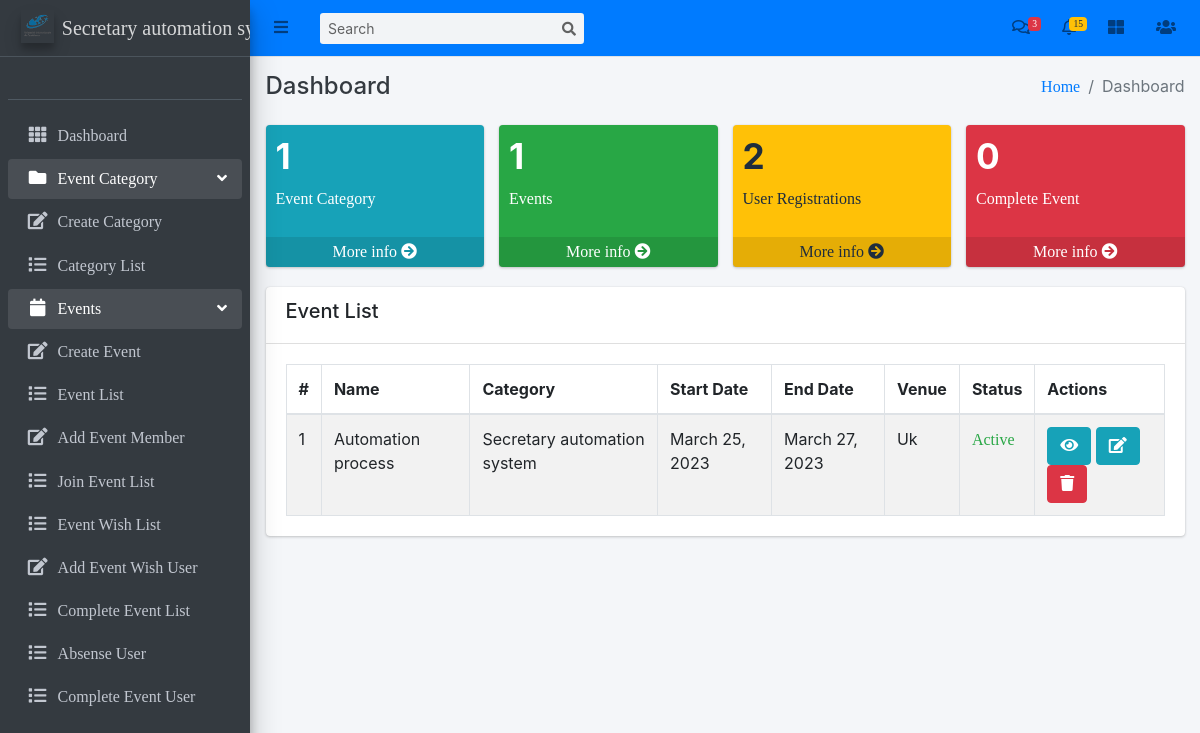
The app's page / (signed in) with its own data.
### events/models.py (models this page shows, shortened)
class Event(models.Model):
    category = models.ForeignKey(EventCategory, on_delete=models.CASCADE)
    name = models.CharField(max_length=255, unique=True)
    uid = models.PositiveIntegerField(unique=True)
    description = RichTextUploadingField()
    job_category = models.ForeignKey(JobCategory, on_delete=models.CASCADE, null=True, blank=True)
    select_scheduled_status = (
        ('yet to scheduled', 'Yet to Scheduled'),
        ('scheduled', 'Scheduled')
    )
    scheduled_status = models.CharField(max_length=25, choices=select_scheduled_status)
    venue = models.CharField(max_length=255)
    start_date = models.DateField()
    end_date = models.DateField()
    location = LocationField(null=True, blank=True)
    points = models.PositiveIntegerField(null=True, blank=True)
    maximum_attende = models.PositiveIntegerField(null=True, blank=True)
    created_user = models.ForeignKey('auth.User', on_delete=models.CASCADE, blank=True, null=True, related_name='event_created_user')
    updated_user = models.ForeignKey('auth.User', on_delete=models.CASCADE, blank=True, null=True, related_name='event_updated_user')
    created_date = models.DateField(auto_now_add=True)
    updated_date = models.DateField(auto_now_add=True)
    status_choice = (
        ('disabled', 'Disabled'),
        ('active', 'Active'),
        ('deleted', 'Deleted'),
        ('time out', 'Time Out'),
        ('completed', 'Completed'),
        ('cancel', 'Cancel'),
    )
    status = models.CharField(choices=status_choice, max_length=10)

class EventCategory(models.Model):
    name = models.CharField(max_length=255, unique=True)
    code = models.CharField(max_length=6, unique=True)
    image = models.ImageField(upload_to='event_category/')
    priority = models.IntegerField(unique=True)
    created_user = models.ForeignKey('auth.User', on_delete=models.CASCADE, related_name='created_user')
    updated_user = models.ForeignKey('auth.User', on_delete=models.CASCADE, related_name='updated_user')
    created_date = models.DateField(auto_now_add=True)
    updated_date = models.DateField(auto_now_add=True)
    status_choice = (
        ('disabled', 'Disabled'),
        ('active', 'Active'),
        ('deleted', 'Deleted'),
        ('blocked', 'Blocked'),
        ('completed', 'Completed'),
    )
    status = models.CharField(choices=status_choice, max_length=10)
    def __str__(self):
        return self.name

### event_management/views.py (the view)
# urls.py: path('', dashboard, name='dashboard'),
@login_required(login_url='login')
def dashboard(request):
    user = User.objects.count()
    event_ctg = EventCategory.objects.count()
    event = Event.objects.count()
    complete_event = Event.objects.filter(status='completed').count()
    events = Event.objects.all()
    context = {
        'user': user,
        'event_ctg': event_ctg,
        'event': event,
        'complete_event': complete_event,
        'events': events
    }
    return render(request, 'dashboard.html', context)

### templates/dashboard.html (shortened to what this page needs)
{% extends 'base/base.html' %}
{% block breadcrumb %}Dashboard{% endblock breadcrumb %}
{% block content %}
<div class="row">
    <div class="col-lg-3 col-6">
      <div class="small-box bg-info">
        <div class="inner">
          {% if event_ctg %}
            <h3>{{ event_ctg }}</h3>
          {% else %}
            <h3>0</h3>
          {% endif %}
          <p>Event Category</p>
        </div>
        <a href="{% url 'event-category-list' %}" class="small-box-footer">More info <i class="fas fa-arrow-circle-right"></i></a>
      </div>
    </div>
    <div class="col-lg-3 col-6">
      <div class="small-box bg-success">
        <div class="inner">
          {% if event %}
            <h3>{{ event }}</h3>
          {% else %}
            <h3>0</h3>
          {% endif %}
          <p>Events</p>
        </div>
        <a href="{% url 'event-list' %}" class="small-box-footer">More info <i class="fas fa-arrow-circle-right"></i></a>
      </div>
    </div>
    <div class="col-lg-3 col-6">
      <div class="small-box bg-warning">
        <div class="inner">
          {% if user %}
            <h3>{{ user }}</h3>
          {% else %}
            <h3>0</h3>
          {% endif %}
          <p>User Registrations</p>
        </div>
        <a href="#" class="small-box-footer">More info <i class="fas fa-arrow-circle-right"></i></a>
      </div>
    </div>
    <div class="col-lg-3 col-6">
      <div class="small-box bg-danger">
        <div class="inner">
          {% if complete_event %}
            <h3>{{ complete_event }}</h3>
          {% else %}
          <h3>0</h3>
          {% endif %}
          <p>Complete Event</p>
        </div>
        <a href="{% url 'complete-event' %}" class="small-box-footer">More info <i class="fas fa-arrow-circle-right"></i></a>
      </div>
    </div>
  </div>
  <div class="row">
    <div class="col-md-12">
        <div class="card">
            <div class="card-header">
                <div class="row">
                    <div class="col-md-5">
                        <h5>Event List</h5>
                    </div>
                </div>
            </div>
            <div class="card-body">
                  <table class="table table-striped table-bordered datatable dataTable no-footer" id="DataTables_Table_0" role="grid" aria-describedby="DataTables_Table_0_info" style="border-collapse: collapse !important">
                    <thead>
                        <tr role="row">
                            <th>#</th>
                            <th>Name</th>
                            <th>Category</th>
                            <th>Start Date</th>
                            <th>End Date</th>
                            <th>Venue</th>
                            <th>Status</th>
                            <th>Actions</th>
                        </tr>
                    </thead>
                    <tbody>
                        {% for event in events %}
                          <tr>
                              <td>{{ forloop.counter }}</td>
                              <td>{{ event.name|capfirst }}</td>
                              <td>{{ event.category }}</td>
                              <td>{{ event.start_date }}</td>
                              <td>{{ event.end_date }}</td>
                              <td>{{ event.venue|capfirst }}</td>
                              <td>
                                  {% if event.status == 'active' %}
                                    <a href="{% url 'update-event-status' event.id %}" class="text-success">{{ event.status|title }}</a>
                                  {% elif event.status == 'completed' %}
                                    <a href="{% url 'update-event-status' event.id %}" class="text-primary">{{ event.status|title }}</a>
                                  {% else %}
                                    <a href="{% url 'update-event-status' event.id %}" class="text-danger">{{ event.status|title }}</a>
                                  {% endif %}
                              </td>
                              <td>
                                  <a class="btn btn-info" href="{% url 'event-detail' event.pk %}" title="view">
                                      <i class="fa fa-eye"></i>
                                  </a>
                                  <a class="btn btn-info" href="{% url 'event-edit' event.pk %}" title="edit">
                                    <i class="fa fa-edit"></i>
                                </a>
                                  <a class="btn btn-danger" href="{% url 'event-delete' event.pk %}" title="delete">
                                      <i class="fa fa-trash"></i>
                                  </a>
                              </td>
                          </tr>
                        {% endfor %}
                    </tbody>
                </table>
            </div>
        </div>
    </div>
</div>
{% endblock content %}

### records on screen
Event: name "Automation process", category "Secretary automation system", start_date "March 25, 2023", end_date "March 27, 2023", venue "Uk", status "Active"

### other values on screen
{{ event_ctg }} "1"
{{ event }} "1"
{{ user }} "2"
